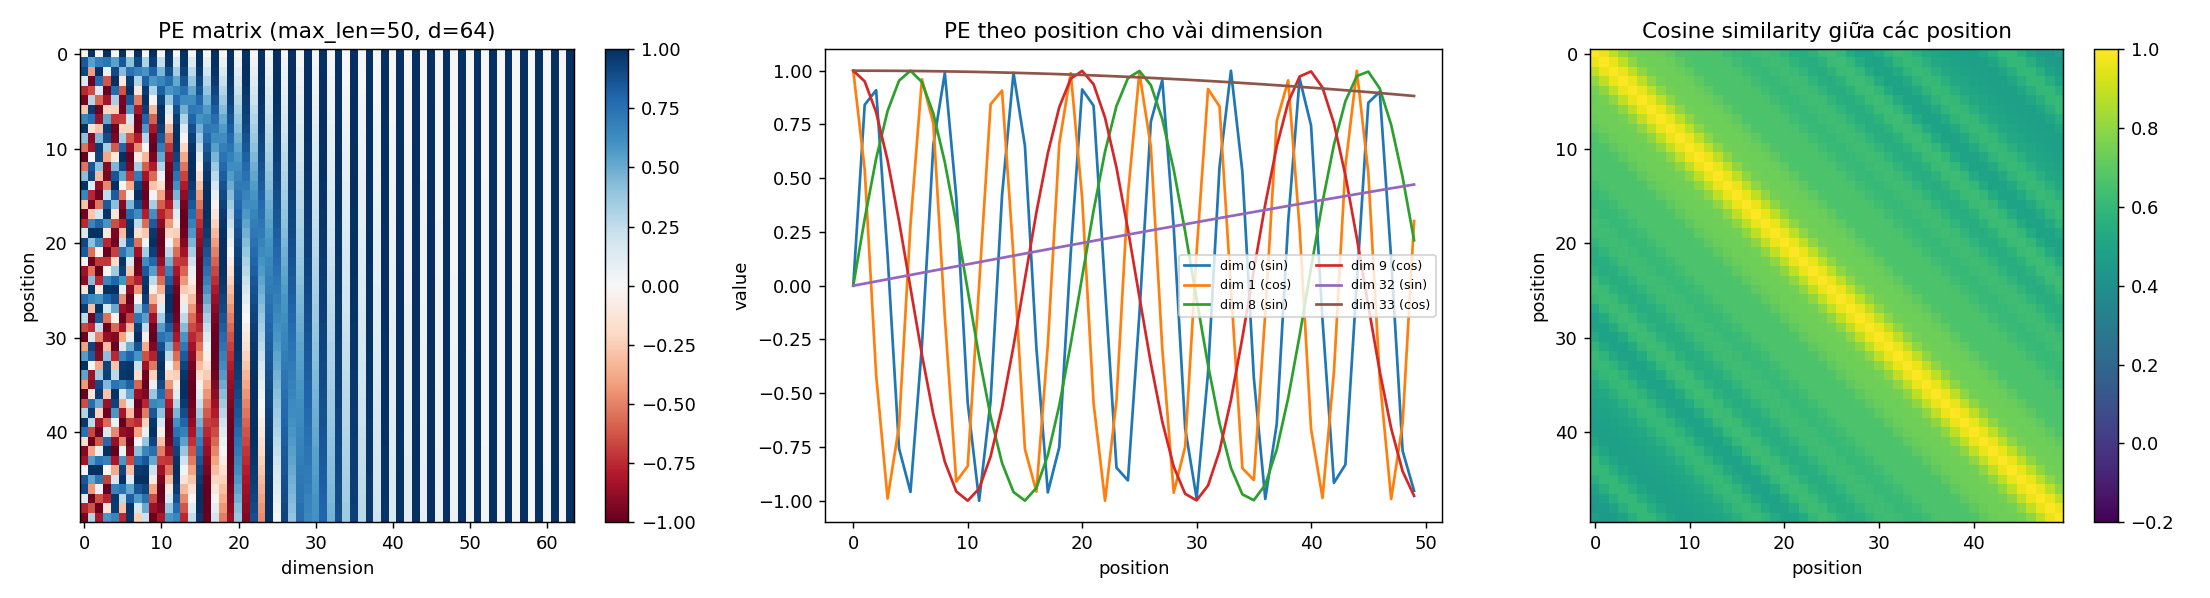

Source code (Python):
"""Sinusoidal positional encoding + Experiment 1 / permutation experiment (LAB 07).

PE(pos, 2i)   = sin(pos / 10000^(2i/d))
PE(pos, 2i+1) = cos(pos / 10000^(2i/d))
X' = X + PE

Chạy `python positional_encoding.py`:
  - in PE cho d=4, pos=0,1,2 (đối chiếu phần tính tay)
  - chạy permutation experiment (dog bites man / man bites dog) và "I love NLP" / "NLP love I"
  - vẽ positional_encoding.png
"""

import numpy as np
import torch

from transformer_block import MultiHeadSelfAttention, TransformerBlock


def sinusoidal_pe(max_len, d):
    """[max_len, d]. d phải chẵn."""
    assert d % 2 == 0
    pos = np.arange(max_len)[:, None]                         # [max_len, 1]
    two_i = np.arange(0, d, 2)[None, :]                       # [1, d/2] = 2i
    angle = pos / np.power(10000.0, two_i / d)
    pe = np.zeros((max_len, d))
    pe[:, 0::2] = np.sin(angle)
    pe[:, 1::2] = np.cos(angle)
    return pe


def cosine(a, b):
    a, b = np.asarray(a).ravel(), np.asarray(b).ravel()
    return float(a @ b / (np.linalg.norm(a) * np.linalg.norm(b)))


def permutation_experiment(tokens_1, tokens_2, d_model=16, n_heads=2, seed=0, use_block=False):
    """So sánh biểu diễn của 2 câu cùng tập token, khác thứ tự (tokens_2 là hoán vị của tokens_1).

    Embedding cố định theo từ (cùng từ -> cùng vector, bất kể vị trí); trọng số attention ngẫu nhiên
    cố định (seed). Experiment A: không PE. Experiment B: có PE.
    Trả về dict các độ đo cho A và B.
    """
    torch.manual_seed(seed)
    vocab = sorted(set(tokens_1) | set(tokens_2))
    emb = {w: torch.randn(d_model) for w in vocab}
    layer = (TransformerBlock(d_model, n_heads, 2 * d_model, dropout=0.0) if use_block
             else MultiHeadSelfAttention(d_model, n_heads)).eval()
    pe = torch.tensor(sinusoidal_pe(max(len(tokens_1), len(tokens_2)), d_model), dtype=torch.float32)

    def run(tokens, with_pe):
        x = torch.stack([emb[w] for w in tokens])[None]                  # [1, T, d]
        if with_pe:
            x = x + pe[: len(tokens)][None]
        with torch.no_grad():
            out = layer(x)
        return out[0].numpy()                                            # [T, d]

    res = {}
    for name, with_pe in (("A (no PE)", False), ("B (with PE)", True)):
        o1, o2 = run(tokens_1, with_pe), run(tokens_2, with_pe)
        # vị trí của từng từ trong câu 2 để so cùng một từ giữa hai câu
        per_word = {w: float(np.abs(o1[tokens_1.index(w)] - o2[tokens_2.index(w)]).max()) for w in vocab}
        res[name] = {
            "pooled_cosine": cosine(o1.mean(0), o2.mean(0)),
            "pooled_max_abs_diff": float(np.abs(o1.mean(0) - o2.mean(0)).max()),
            "per_word_max_abs_diff": per_word,
            "out_1": o1, "out_2": o2,
        }
    return res


def plot_positional_encoding(path="positional_encoding.png", max_len=50, d=64):
    import matplotlib
    matplotlib.use("Agg")
    import matplotlib.pyplot as plt

    pe = sinusoidal_pe(max_len, d)
    norm = pe / np.linalg.norm(pe, axis=1, keepdims=True)
    fig, ax = plt.subplots(1, 3, figsize=(17, 4.6))
    im = ax[0].imshow(pe, aspect="auto", cmap="RdBu", vmin=-1, vmax=1)
    ax[0].set(title=f"PE matrix (max_len={max_len}, d={d})", xlabel="dimension", ylabel="position")
    plt.colorbar(im, ax=ax[0])
    for dim in (0, 1, 8, 9, 32, 33):
        ax[1].plot(pe[:, dim], label=f"dim {dim} ({'sin' if dim % 2 == 0 else 'cos'})")
    ax[1].set(title="PE theo position cho vài dimension", xlabel="position", ylabel="value")
    ax[1].legend(fontsize=7, ncol=2)
    sim = norm @ norm.T
    im = ax[2].imshow(sim, cmap="viridis", vmin=-0.2, vmax=1)
    ax[2].set(title="Cosine similarity giữa các position", xlabel="position", ylabel="position")
    plt.colorbar(im, ax=ax[2])
    fig.tight_layout()
    fig.savefig(path, dpi=130)
    plt.close(fig)


if __name__ == "__main__":
    np.set_printoptions(precision=4, suppress=True)
    print("PE (d=4), pos = 0, 1, 2:")
    print(sinusoidal_pe(3, 4))

    for t1, t2 in ((["dog", "bites", "man"], ["man", "bites", "dog"]),
                   (["I", "love", "NLP"], ["NLP", "love", "I"])):
        for use_block in (False, True):
            res = permutation_experiment(t1, t2, use_block=use_block)
            print(f"\n=== {' '.join(t1)}  vs  {' '.join(t2)}  ({'full TransformerBlock' if use_block else 'MH self-attention'}) ===")
            for k, r in res.items():
                print(f"{k:<12s} pooled cosine = {r['pooled_cosine']:.6f} | pooled max|diff| = {r['pooled_max_abs_diff']:.2e}"
                      f" | per-word max|diff| = { {w: f'{v:.2e}' for w, v in r['per_word_max_abs_diff'].items()} }")
    plot_positional_encoding()
    print("\nSaved positional_encoding.png")
